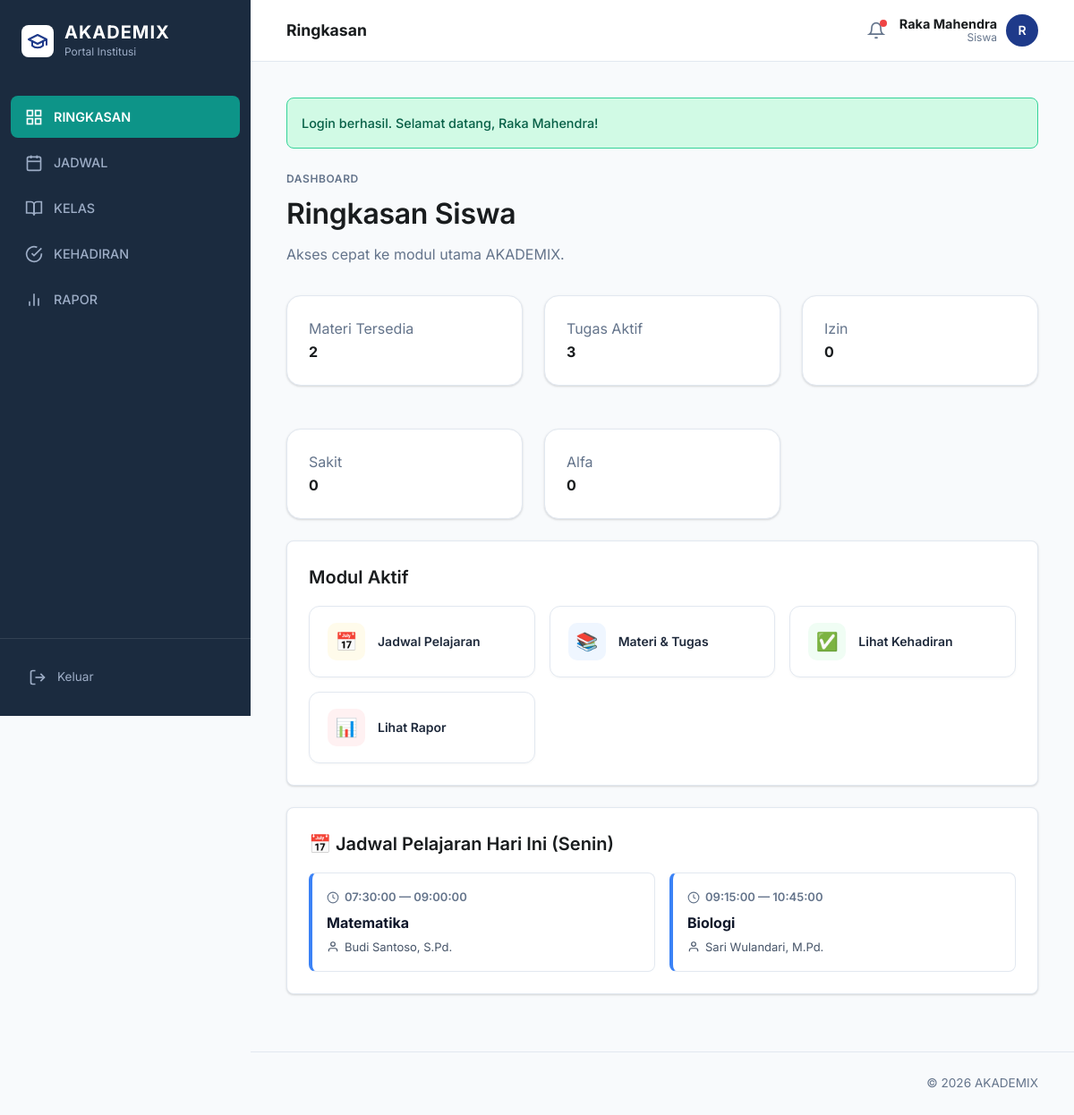
The app's page /public/index.php?route=dashboard (signed in) with its own data.
### tables this page shows
CREATE TABLE schedules (
    id INT AUTO_INCREMENT PRIMARY KEY,
    classroom_id INT NOT NULL,
    subject_id INT NOT NULL,
    teacher_id INT NOT NULL,
    day_of_week ENUM('Senin', 'Selasa', 'Rabu', 'Kamis', 'Jumat', 'Sabtu') NOT NULL,
    start_time TIME NOT NULL,
    end_time TIME NOT NULL,
    CONSTRAINT fk_schedules_classroom FOREIGN KEY (classroom_id) REFERENCES classrooms(id) ON DELETE CASCADE ON UPDATE CASCADE,
    CONSTRAINT fk_schedules_subject FOREIGN KEY (subject_id) REFERENCES subjects(id) ON DELETE CASCADE ON UPDATE CASCADE,
    CONSTRAINT fk_schedules_teacher FOREIGN KEY (teacher_id) REFERENCES teachers(id) ON DELETE CASCADE ON UPDATE CASCADE
);

CREATE TABLE subjects (
    id INT AUTO_INCREMENT PRIMARY KEY,
    code VARCHAR(20) NOT NULL UNIQUE,
    name VARCHAR(100) NOT NULL,
    description TEXT NULL
);

CREATE TABLE users (
    id INT AUTO_INCREMENT PRIMARY KEY,
    username VARCHAR(50) NULL UNIQUE,
    password_hash VARCHAR(255) NOT NULL,
    role ENUM('admin', 'teacher', 'student', 'parent') NOT NULL,
    full_name VARCHAR(120) NOT NULL,
    email VARCHAR(120) NULL UNIQUE,
    is_active TINYINT(1) NOT NULL DEFAULT 1,
    created_at TIMESTAMP DEFAULT CURRENT_TIMESTAMP
);

### app/core/Controller.php (called while the page is built, shortened)
<?php
class Controller
{
    protected function model(string $name): object
    {
        return new $name();
    }
    protected function view(string $view, array $data = []): void
    {
        extract($data, EXTR_SKIP);
        $viewFile = __DIR__ . '/../views/' . $view . '.php';
        require __DIR__ . '/../views/layouts/header.php';
        require $viewFile;
        require __DIR__ . '/../views/layouts/footer.php';
    }
}

### app/controllers/DashboardController.php (called while the page is built, shortened)
<?php
class DashboardController extends Controller
{
    public function index(): void
    {
        $user = Auth::user();
        $summary = $this->model('DashboardModel')->getSummary($user);
        $todaySchedule = [];
        if ($user['role'] === 'student') {
            $studentModel = $this->model('StudentModel');
            $classroom = $studentModel->getCurrentClassroom((int) $user['profile_id']);
            if ($classroom) {
                $allSchedules = $studentModel->getSchedulesByClassroom((int) $classroom['id']);
                $days = ['Minggu', 'Senin', 'Selasa', 'Rabu', 'Kamis', 'Jumat', 'Sabtu'];
                $todayName = $days[date('w')];
                foreach ($allSchedules as $s) {
                    if ($s['day_of_week'] === $todayName) {
                        $todaySchedule[] = $s;
                    }
                }
            }
        }
        $this->view('dashboard/index', [
            'title' => 'Ringkasan',
            'user' => $user,
            'summary' => $summary,
            'todaySchedule' => $todaySchedule,
        ]);
    }
}

### app/core/App.php (called while the page is built, shortened)
<?php
class App
{
    public function run(array $routes): void
    {
        $method = strtoupper($_SERVER['REQUEST_METHOD'] ?? 'GET');
        $route = $this->resolveRoute();
        $handler = $routes[$method][$route] ?? null;
        [$controllerName, $action] = $handler;
        $controller = new $controllerName();
        $controller->{$action}();
    }
    private function resolveRoute(): string
    {
        if (isset($_GET['route'])) {
            return trim((string) $_GET['route'], '/');
        }
        $uriPath = parse_url($_SERVER['REQUEST_URI'] ?? '/', PHP_URL_PATH) ?: '/';
        $uriPath = trim($uriPath, '/');
        return $uriPath;
    }
}

### public/index.php (called while the page is built, shortened)
<?php
require __DIR__ . '/../app/core/helpers.php';
require __DIR__ . '/../app/core/Database.php';
require __DIR__ . '/../app/core/Model.php';
require __DIR__ . '/../app/core/Controller.php';
require __DIR__ . '/../app/core/Auth.php';
require __DIR__ . '/../app/core/App.php';
spl_autoload_register(function (string $class): void {
    $paths = [
        __DIR__ . '/../app/controllers/' . $class . '.php',
        __DIR__ . '/../app/models/' . $class . '.php',
    ];
    foreach ($paths as $path) {
        if (file_exists($path)) {
            return;
        }
    }
});
(new App())->run($routes);

### app/core/Auth.php (called while the page is built, shortened)
<?php
class Auth
{
    public static function user(): ?array
    {
        return $_SESSION['auth_user'] ?? null;
    }
}

### app/core/helpers.php (called while the page is built, shortened)
<?php
function app_config(?string $key = null, mixed $default = null): mixed
{
    static $config;
    if ($config === null) {
        $config = require __DIR__ . '/../config/config.php';
    }
    $segments = explode('.', $key);
    $value = $config;
    foreach ($segments as $segment) {
        $value = $value[$segment];
    }
    return $value;
}
function base_url(string $path = ''): string
{
    $base = rtrim(app_config('app.base_url'), '/');
    $path = ltrim($path, '/');
    return $path === '' ? $base : $base . '/' . $path;
}
function route_url(string $route = ''): string
{
    $base = base_url('index.php');
    $parts = explode('&', $route, 2);
    $url = $base . '?route=' . urlencode(trim($parts[0], '/'));
    return $url;
}
function e(?string $value): string
{
    return htmlspecialchars((string) $value, ENT_QUOTES, 'UTF-8');
}
function role_label(string $role): string
{
    return match ($role) {
        'admin' => 'Admin / TU',
        'teacher' => 'Guru',
        'student' => 'Siswa',
        'parent' => 'Orang Tua',
        default => ucfirst($role),
    };
}

### app/config/config.php (called while the page is built)
<?php
return [
    'app' => [
        'name' => 'AKADEMIX',
        'base_url' => (function () {
            if (PHP_SAPI === 'cli') {
                return 'http://localhost/akademix/public';
            }
            $scheme = (!empty($_SERVER['HTTPS']) && $_SERVER['HTTPS'] !== 'off') ? 'https' : 'http';
            $host = $_SERVER['HTTP_HOST'] ?? 'localhost';
            $scriptDir = str_replace('\\', '/', dirname($_SERVER['SCRIPT_NAME'] ?? '/'));
            $base = rtrim($scriptDir, '/');
            return $scheme . '://' . $host . $base;
        })(),
        'timezone' => 'Asia/Jakarta',
    ],
    'db' => [
        'host' => getenv('DB_HOST') ?: '127.0.0.1',
        'port' => getenv('DB_PORT') ?: '3306',
        'database' => getenv('DB_NAME') ?: 'akademix',
        'username' => getenv('DB_USER') ?: 'root',
        'password' => getenv('DB_PASS') ?: '',
        'charset' => 'utf8mb4',
    ],
];

### app/core/Database.php (called while the page is built)
<?php
class Database
{
    private static ?PDO $instance = null;
    public static function instance(): PDO
    {
        if (self::$instance === null) {
            $dsn = sprintf(
                'mysql:host=%s;port=%s;dbname=%s;charset=%s',
                app_config('db.host'),
                app_config('db.port'),
                app_config('db.database'),
                app_config('db.charset')
            );
            self::$instance = new PDO(
                $dsn,
                app_config('db.username'),
                app_config('db.password'),
                [
                    PDO::ATTR_ERRMODE => PDO::ERRMODE_EXCEPTION,
                    PDO::ATTR_DEFAULT_FETCH_MODE => PDO::FETCH_ASSOC,
                ]
            );
        }
        return self::$instance;
    }
}

### app/core/Model.php (called while the page is built, shortened)
<?php
class Model
{
    public function __construct()
    {
        $this->db = Database::instance();
    }
}

### app/models/DashboardModel.php (called while the page is built, shortened)
<?php
class DashboardModel extends Model
{
    public function getSummary(array $user): array
    {
        return match ($user['role']) {
            'admin' => [
                ['label' => 'Guru', 'value' => $this->countTable('teachers')],
                ['label' => 'Siswa', 'value' => $this->countTable('students')],
                ['label' => 'Kelas', 'value' => $this->countTable('classrooms')],
            ],
            'teacher' => [
                ['label' => 'Materi', 'value' => $this->countByTeacher('materials', (int) $user['profile_id'])],
                ['label' => 'Tugas', 'value' => $this->countByTeacher('assignments', (int) $user['profile_id'])],
                ['label' => 'Jadwal', 'value' => $this->countByTeacher('schedules', (int) $user['profile_id'])],
                ['label' => 'Absensi', 'value' => $this->countByTeacher('attendance_sessions', (int) $user['profile_id'])],
            ],
            'student' => [
                ['label' => 'Materi Tersedia', 'value' => $this->countStudentMaterials((int) $user['profile_id'])],
                ['label' => 'Tugas Aktif', 'value' => $this->countStudentAssignments((int) $user['profile_id'])],
                ['label' => 'Izin', 'value' => $this->countStudentAttendanceStatus((int) $user['profile_id'], 'izin')],
                ['label' => 'Sakit', 'value' => $this->countStudentAttendanceStatus((int) $user['profile_id'], 'sakit')],
                ['label' => 'Alfa', 'value' => $this->countStudentAttendanceStatus((int) $user['profile_id'], 'alpha')],
            ],
            'parent' => [
                ['label' => 'Nilai Rapor', 'value' => $this->countStudentReports((int) $user['profile_id'])],
                ['label' => 'Kehadiran', 'value' => $this->countStudentAttendance((int) $user['profile_id'])],
                ['label' => 'Tugas Anak', 'value' => $this->countStudentAssignments((int) $user['profile_id'])],
            ],
            default => [],
        };
    }
    private function countStudentMaterials(int $studentId): int
    {
        $stmt = $this->db->prepare('
            SELECT COUNT(DISTINCT m.id)
            FROM materials m
            INNER JOIN classroom_students cs ON cs.classroom_id = m.classroom_id
            WHERE cs.student_id = :student_id
        ');
        $stmt->execute(['student_id' => $studentId]);
        return (int) $stmt->fetchColumn();
    }
    private function countStudentAssignments(int $studentId): int
    {
        $stmt = $this->db->prepare('
            SELECT COUNT(DISTINCT a.id)
            FROM assignments a
            INNER JOIN classroom_students cs ON cs.classroom_id = a.classroom_id
            WHERE cs.student_id = :student_id
        ');
        $stmt->execute(['student_id' => $studentId]);
        return (int) $stmt->fetchColumn();
    }
    private function countStudentAttendanceStatus(int $studentId, string $status): int
    {
        $stmt = $this->db->prepare('SELECT COUNT(*) FROM attendance_records WHERE student_id = :student_id AND status = :status');
        $stmt->execute(['student_id' => $studentId, 'status' => $status]);
        return (int) $stmt->fetchColumn();
    }
}

### app/models/StudentModel.php (called while the page is built, shortened)
<?php
class StudentModel extends Model
{
    public function getCurrentClassroom(int $studentId): ?array
    {
        $stmt = $this->db->prepare('
            SELECT c.id, cl.name, c.grade_level, ay.year_label, ay.semester
            FROM classroom_students cs
            INNER JOIN classrooms c ON c.id = cs.classroom_id
            INNER JOIN classes cl ON cl.id = c.class_id
            INNER JOIN academic_years ay ON ay.id = c.academic_year_id
            WHERE cs.student_id = :student_id AND ay.is_active = 1
            LIMIT 1
        ');
        $stmt->execute(['student_id' => $studentId]);
        return $stmt->fetch() ?: null;
    }
    public function getSchedulesByClassroom(int $classroomId): array
    {
        $stmt = $this->db->prepare('
            SELECT sc.*, s.name AS subject_name, u.full_name AS teacher_name
            FROM schedules sc
            INNER JOIN subjects s ON s.id = sc.subject_id
            INNER JOIN teachers t ON t.id = sc.teacher_id
            INNER JOIN users u ON u.id = t.user_id
            WHERE sc.classroom_id = :classroom_id
            ORDER BY FIELD(sc.day_of_week, "Senin", "Selasa", "Rabu", "Kamis", "Jumat", "Sabtu"), sc.start_time
        ');
        $stmt->execute(['classroom_id' => $classroomId]);
        return $stmt->fetchAll();
    }
}

### app/views/dashboard/index.php (the view, shortened to what this page needs)
<section class="page-head">
    <div>
        <span class="eyebrow">Dashboard</span>
        <h1>Ringkasan <?= e(role_label($user['role'])) ?></h1>
        <p class="muted">Akses cepat ke modul utama AKADEMIX.</p>
    </div>
</section>
<section class="grid <?= $user['role'] === 'admin' ? 'cards-3' : 'cards-4' ?>">
    <?php foreach ($summary as $item): ?>
        <article class="card stat-card">
            <span class="muted"><?= e($item['label']) ?></span>
            <strong><?= e((string) $item['value']) ?></strong>
        </article>
    <?php endforeach; ?>
</section>
<section class="card">
    <h2>Modul Aktif</h2>
    <div class="module-grid">
        <?php if ($user['role'] === 'admin'): ?>
            <a href="<?= e(route_url('admin/teachers')) ?>" class="module-btn">
                <div class="icon blue">👨‍🏫</div><span>Kelola Guru</span>
            </a>
            <a href="<?= e(route_url('admin/subjects')) ?>" class="module-btn">
                <div class="icon purple">📚</div><span>Mata Pelajaran</span>
            </a>
            <a href="<?= e(route_url('admin/classrooms')) ?>" class="module-btn">
                <div class="icon green">🏫</div><span>Kelas & Siswa</span>
            </a>
            <a href="<?= e(route_url('admin/schedules')) ?>" class="module-btn">
                <div class="icon amber">📅</div><span>Jadwal</span>
            </a>
            <a href="<?= e(route_url('admin/academic-years')) ?>" class="module-btn">
                <div class="icon rose">📆</div><span>Tahun Ajaran</span>
            </a>
        <?php elseif ($user['role'] === 'student'): ?>
            <a href="<?= e(route_url('student/schedule')) ?>" class="module-btn">
                <div class="icon amber">📅</div><span>Jadwal Pelajaran</span>
            </a>
            <a href="<?= e(route_url('student/classroom')) ?>" class="module-btn">
                <div class="icon blue">📚</div><span>Materi & Tugas</span>
            </a>
            <a href="<?= e(route_url('student/attendance')) ?>" class="module-btn">
                <div class="icon green">✅</div><span>Lihat Kehadiran</span>
            </a>
            <a href="<?= e(route_url('student/report')) ?>" class="module-btn">
                <div class="icon rose">📊</div><span>Lihat Rapor</span>
            </a>
        <?php endif; ?>
    </div>
</section>
<?php if ($user['role'] === 'student'): ?>
<section class="card" style="margin-top: 24px;">
    <?php
    $days = ['Minggu', 'Senin', 'Selasa', 'Rabu', 'Kamis', 'Jumat', 'Sabtu'];
    $todayName = $days[date('w')];
    ?>
    <h2 style="display:flex; align-items:center; gap:8px;">📅 Jadwal Pelajaran Hari Ini (<?= $todayName ?>)</h2>
    <?php if (empty($todaySchedule)): ?>
        <div style="text-align: center; padding: 32px; background: #f8fafc; border-radius: 8px; border: 1px dashed #cbd5e1; color: #64748b;">
            Tidak ada jadwal pelajaran untuk hari ini. Waktunya istirahat atau belajar mandiri!
        </div>
    <?php else: ?>
        <div style="display: grid; grid-template-columns: repeat(auto-fill, minmax(280px, 1fr)); gap: 16px;">
            <?php foreach ($todaySchedule as $s): ?>
                <div style="background: #ffffff; border: 1px solid #e2e8f0; border-left: 4px solid #3b82f6; border-radius: 8px; padding: 16px; transition: transform 0.2s, box-shadow 0.2s;">
                    <div style="font-size: 13px; font-weight: 600; color: #64748b; margin-bottom: 8px; display: flex; align-items: center; gap: 6px;">
                        <svg width="14" height="14" viewBox="0 0 24 24" fill="none" stroke="currentColor" stroke-width="2"><circle cx="12" cy="12" r="10"></circle><polyline points="12 6 12 12 16 14"></polyline></svg>
                        <?= e($s['start_time']) ?> — <?= e($s['end_time']) ?>
                    </div>
                    <div style="font-size: 16px; font-weight: 700; color: #0f172a; margin-bottom: 6px; line-height: 1.3;">
                        <?= e($s['subject_name']) ?>
                    </div>
                    <div style="font-size: 13px; color: #475569; display: flex; align-items: center; gap: 6px;">
                        <svg width="14" height="14" viewBox="0 0 24 24" fill="none" stroke="currentColor" stroke-width="2"><path d="M20 21v-2a4 4 0 0 0-4-4H8a4 4 0 0 0-4 4v2"></path><circle cx="12" cy="7" r="4"></circle></svg>
                        <?= e($s['teacher_name']) ?>
                    </div>
                </div>
            <?php endforeach; ?>
        </div>
    <?php endif; ?>
</section>
<?php endif; ?>

### records on screen
schedules: start_time "07:30:00", end_time "09:00:00", subject.name "Matematika", users.full_name "Budi Santoso, S.Pd."
schedules: start_time "09:15:00", end_time "10:45:00", subject.name "Biologi", users.full_name "Sari Wulandari, M.Pd."

### other values on screen
isset($title) ? $title : 'Ringkasan' "Ringkasan"
$user['full_name'] "Raka Mahendra"
role_label($user['role']) "Siswa"
mb_substr($user['full_name'], 0, 1) "R"
$success "Login berhasil. Selamat datang, Raka Mahendra!"
$item['label'] "Materi Tersedia"
$item['value'] "2"
$item['label'] "Tugas Aktif"
$item['value'] "3"
$item['label'] "Izin"
$item['value'] "0"
$item['label'] "Sakit"
$item['label'] "Alfa"
